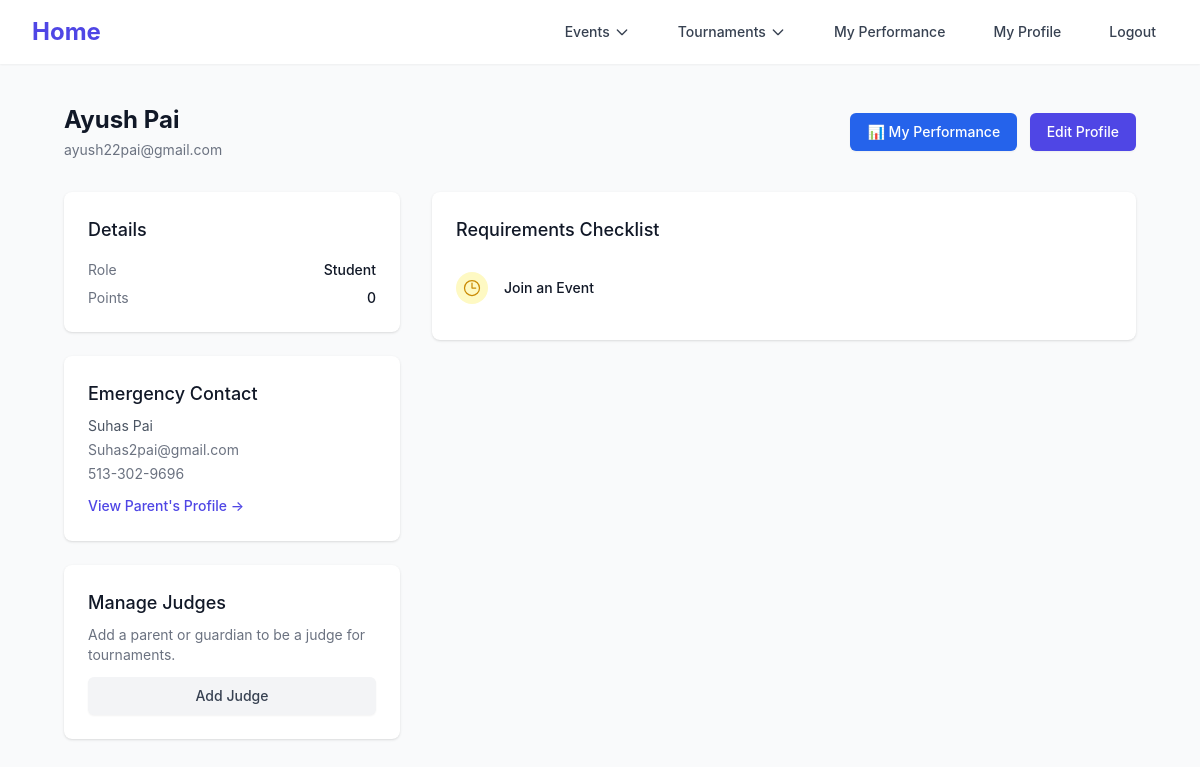
The page /profile/user/7 (signed in) on the database its author committed.
### mason_snd/models/auth.py (models this page shows, shortened)
class User(db.Model):
    id = db.Column(db.Integer, primary_key=True)
    first_name = db.Column(db.String(50), nullable=False)
    last_name = db.Column(db.String(50), nullable=False)
    email = db.Column(db.String(50), nullable=True)
    password = db.Column(db.String(500), nullable=True)
    phone_number = db.Column(db.String(50), nullable=True)
    is_parent = db.Column(db.Boolean, default=False)
    role = db.Column(db.Integer, default=0)
    judging_reqs = db.Column(db.String(5000), nullable=True)
    emergency_contact_first_name = db.Column(db.String(50), nullable=True)
    emergency_contact_last_name = db.Column(db.String(50), nullable=True)
    emergency_contact_number = db.Column(db.String(50), nullable=True)
    emergency_contact_relationship = db.Column(db.String(50), nullable=True)
    emergency_contact_email = db.Column(db.String(50), nullable=True)
    child_first_name = db.Column(db.String(50), nullable=True)
    child_last_name = db.Column(db.String(50), nullable=True)
    points = db.Column(db.Integer, default=0)
    drops = db.Column(db.Integer, default=0)
    bids = db.Column(db.Integer, default=0)
    tournaments_attended_number = db.Column(db.Integer, default=0)
    account_claimed = db.Column(db.Boolean, default=False)

### mason_snd/models/admin.py (models this page shows)
class User_Requirements(db.Model):
    id = db.Column(db.Integer, primary_key=True)
    complete = db.Column(db.Boolean, default=False)
    deadline = db.Column(db.DateTime, default=datetime.now(EST), nullable=False)
    user_id = db.Column(db.Integer, db.ForeignKey('user.id'))
    requirement_id = db.Column(db.Integer, db.ForeignKey('requirements.id'))
    requirement = db.relationship('Requirements', foreign_keys=[requirement_id], backref='requirement')
    user = db.relationship('User', foreign_keys=[user_id], backref='user')

class Requirements(db.Model):
    id = db.Column(db.Integer, primary_key=True)
    body = db.Column(db.String)
    active = db.Column(db.Boolean, default=True, nullable=False)

### mason_snd/blueprints/profile/profile.py (the view)
@profile_bp.route('/user/<int:user_id>')
def index(user_id):
    current_user_id = session.get('user_id')
    if not current_user_id:
        return redirect(url_for('auth.login'))  # Redirect to login if not authenticated
    current_user = User.query.get(current_user_id)
    target_user = User.query.get(user_id)
    if not target_user:
        return abort(404)  # Return 404 if the target user does not exist
    allowed = False
    if current_user.id == target_user.id:
        allowed = True  # Same user can view their own profile
    elif current_user.role > 0:
        allowed = True  # Elevated roles can view any profile
    else:
        judge_link = Judges.query.filter_by(judge_id=current_user.id, child_id=target_user.id).first()
        judge_link_reverse = Judges.query.filter_by(judge_id=target_user.id, child_id=current_user.id).first()
        if judge_link or judge_link_reverse:
            allowed = True
    if not allowed:
        return abort(403)  # Forbidden if not allowed
    judge_link = None
    if target_user.is_parent:
        child = User.query.filter_by(
            first_name=target_user.child_first_name,
            last_name=target_user.child_last_name
        ).first()
        if child:
            judge_link = child.id
    else:
        parent = User.query.filter_by(
            first_name=target_user.emergency_contact_first_name,
            last_name=target_user.emergency_contact_last_name
        ).first()
        if parent:
            judge_link = parent.id
    user_requirements = User_Requirements.query.filter_by(user_id=user_id, complete=False).all()
    EST = pytz.timezone('US/Eastern')
    now = datetime.now(EST)
    active_popups = Popups.query.filter_by(
        user_id=user_id,
        completed=False
    ).filter(
        (Popups.expires_at.is_(None)) | (Popups.expires_at > now)
    ).all()
    published_rosters = db.session.query(
        User_Published_Rosters, Roster, Tournament, Event
    ).join(
        Roster, User_Published_Rosters.roster_id == Roster.id
    ).join(
        Tournament, User_Published_Rosters.tournament_id == Tournament.id
    ).join(
        Event, User_Published_Rosters.event_id == Event.id
    ).filter(
        User_Published_Rosters.user_id == user_id
    ).order_by(
        Roster.published_at.desc()
    ).all()
    new_roster_notifications = User_Published_Rosters.query.filter_by(
        user_id=user_id,
        notified=False
    ).all()
    if current_user.id == target_user.id and new_roster_notifications:
        for notification in new_roster_notifications:
            notification.notified = True
        db.session.commit()
    return render_template(
        'profile/profile.html',
        judge_link=judge_link,
        user=target_user,
        user_requirements=user_requirements,
        requirements={r.id: r for r in Requirements.query.all()},
        current_user=target_user,
        active_popups=active_popups,
        published_rosters=published_rosters,
        new_roster_notifications=new_roster_notifications if current_user.id == target_user.id else []
    )

### mason_snd/templates/profile/profile.html (shortened to what this page needs)
{% extends "profile/base.html" %}
{% block content %}
<div class="px-4 sm:px-6 lg:px-8">
    <div class="sm:flex sm:items-center">
        <div class="sm:flex-auto">
            <h1 class="text-2xl font-bold text-gray-900 capitalize">{{ user.first_name }} {{ user.last_name }}</h1>
            <p class="mt-1 text-sm text-gray-500">{{ user.email }}</p>
        </div>
        <div class="mt-4 sm:mt-0 sm:ml-16 sm:flex-none space-x-2">
            <a href="{{ url_for('metrics.my_metrics') }}" class="inline-flex items-center justify-center rounded-md border border-transparent bg-blue-600 px-4 py-2 text-sm font-medium text-white shadow-sm hover:bg-blue-700 focus:outline-none focus:ring-2 focus:ring-blue-500 focus:ring-offset-2 sm:w-auto">
                📊 My Performance
            </a>
            <a href="{{ url_for('profile.update') }}" class="inline-flex items-center justify-center rounded-md border border-transparent bg-[color:var(--color-primary-600)] px-4 py-2 text-sm font-medium text-white shadow-sm hover:bg-[color:var(--color-primary-700)] focus:outline-none focus:ring-2 focus:ring-[color:var(--color-primary-500)] focus:ring-offset-2 sm:w-auto">
                Edit Profile
            </a>
        </div>
    </div>
    <div class="mt-8 grid grid-cols-1 lg:grid-cols-3 gap-8">
        <div class="lg:col-span-1 space-y-6">
            <div class="bg-white shadow rounded-lg p-6">
                <h3 class="text-lg font-medium text-gray-900">Details</h3>
                <dl class="mt-4 space-y-2 text-sm">
                    <div class="flex justify-between">
                        <dt class="text-gray-500">Role</dt>
                        <dd class="text-gray-900 font-medium">{% if user.is_parent %}Parent/Judge{% else %}Student{% endif %}</dd>
                    </div>
                    <div class="flex justify-between">
                        <dt class="text-gray-500">Points</dt>
                        <dd class="text-gray-900 font-medium">{{ user.points or 0 }}</dd>
                    </div>
                </dl>
            </div>
            {% if user.is_parent %}
            <div class="bg-white shadow rounded-lg p-6">
                <h3 class="text-lg font-medium text-gray-900">Linked Child</h3>
                <p class="mt-2 text-sm text-gray-600 capitalize">{{ user.child_first_name }} {{ user.child_last_name }}</p>
                {% if judge_link %}
                <a href="{{ url_for('profile.index', user_id=judge_link) }}" class="mt-3 inline-block text-sm font-medium text-[color:var(--color-primary-600)] hover:text-[color:var(--color-primary-700)]">View Child's Profile →</a>
                {% endif %}
            </div>
            {% else %}
            <div class="bg-white shadow rounded-lg p-6">
                <h3 class="text-lg font-medium text-gray-900">Emergency Contact</h3>
                <p class="mt-2 text-sm text-gray-600 capitalize">{{ user.emergency_contact_first_name }} {{ user.emergency_contact_last_name }}</p>
                <p class="mt-1 text-sm text-gray-500">{{ user.emergency_contact_email }}</p>
                <p class="mt-1 text-sm text-gray-500">{{ user.emergency_contact_number }}</p>
                 {% if judge_link %}
                <a href="{{ url_for('profile.index', user_id=judge_link) }}" class="mt-3 inline-block text-sm font-medium text-[color:var(--color-primary-600)] hover:text-[color:var(--color-primary-700)]">View Parent's Profile →</a>
                {% endif %}
            </div>
            {% endif %}
            {% if not user.is_parent %}
             <div class="bg-white shadow rounded-lg p-6">
                <h3 class="text-lg font-medium text-gray-900">Manage Judges</h3>
                <p class="mt-2 text-sm text-gray-500">Add a parent or guardian to be a judge for tournaments.</p>
                <a href="{{ url_for('profile.add_judge') }}" class="mt-3 inline-flex items-center justify-center rounded-md border border-transparent bg-gray-100 px-4 py-2 text-sm font-medium text-gray-700 shadow-sm hover:bg-gray-200 w-full">
                    Add Judge
                </a>
             </div>
            {% endif %}
        </div>
        <div class="lg:col-span-2 space-y-8">
            <div class="bg-white shadow rounded-lg p-6">
                <h3 class="text-lg font-medium text-gray-900">Requirements Checklist</h3>
                <ul role="list" class="mt-4 divide-y divide-gray-200">
                    {% for user_requirement in user_requirements %}
                    {% if user_requirement.requirement_id in requirements %}
                    <li class="py-3 flex items-center">
                        {% if user_requirement.complete %}
                        <span class="h-8 w-8 rounded-full bg-green-100 flex items-center justify-center">
                            <svg class="h-5 w-5 text-green-600" xmlns="http://www.w3.org/2000/svg" viewBox="0 0 20 20" fill="currentColor" aria-hidden="true">
                                <path fill-rule="evenodd" d="M16.707 5.293a1 1 0 010 1.414l-8 8a1 1 0 01-1.414 0l-4-4a1 1 0 011.414-1.414L8 12.586l7.293-7.293a1 1 0 011.414 0z" clip-rule="evenodd" />
                            </svg>
                        </span>
                        <p class="ml-4 text-sm font-medium text-gray-500 line-through">{{ requirements[user_requirement.requirement_id].body }}</p>
                        {% else %}
                        <span class="h-8 w-8 rounded-full bg-yellow-100 flex items-center justify-center">
                             <svg class="h-5 w-5 text-yellow-600" xmlns="http://www.w3.org/2000/svg" fill="none" viewBox="0 0 24 24" stroke-width="1.5" stroke="currentColor">
                                <path stroke-linecap="round" stroke-linejoin="round" d="M12 6v6h4.5m4.5 0a9 9 0 11-18 0 9 9 0 0118 0z" />
                            </svg>
                        </span>
                        <p class="ml-4 text-sm font-medium text-gray-900">{{ requirements[user_requirement.requirement_id].body }}</p>
                        {% endif %}
                    </li>
                    {% endif %}
                    {% else %}
                     <li class="py-3 text-sm text-gray-500">No requirements assigned yet.</li>
                    {% endfor %}
                </ul>
            </div>
        </div>
    </div>
</div>
{% endblock %}

### mason_snd/templates/profile/base.html (style rules this page uses)
:root { --color-primary-50: #eef2ff; --color-primary-100: #e0e7ff; --color-primary-500: #6366f1; --color-primary-600: #4f46e5; --color-primary-700: #4338ca; }
body { font-family: 'Inter', sans-serif; }

### rows shown on the page
User: first_name "Ayush", last_name "Pai", email "ayush22pai@gmail.com", points "0", emergency_contact_first_name "Suhas", emergency_contact_last_name "Pai", emergency_contact_email "Suhas2pai@gmail.com", emergency_contact_number "513-302-9696"
Requirements: body "Join an Event"
